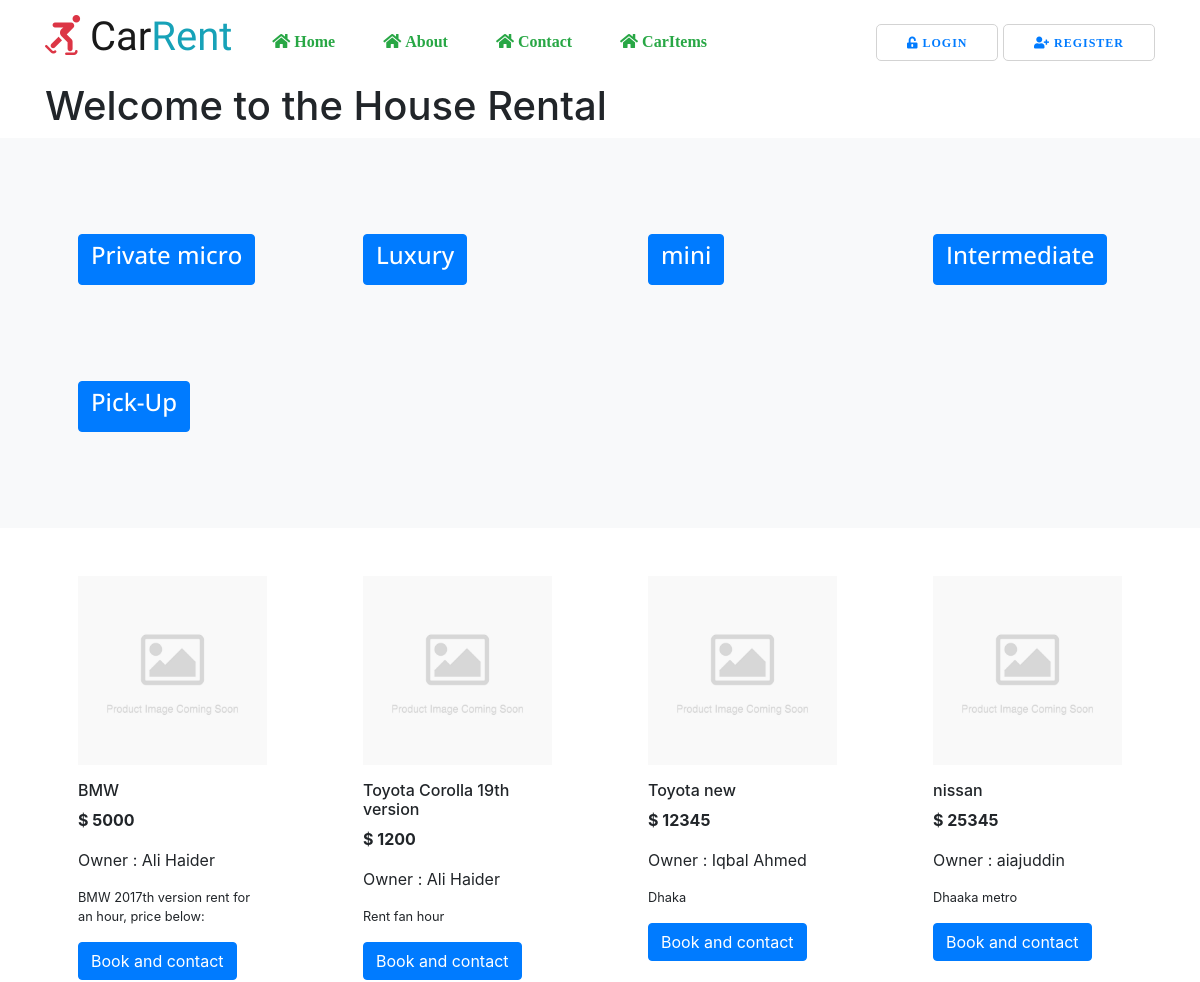
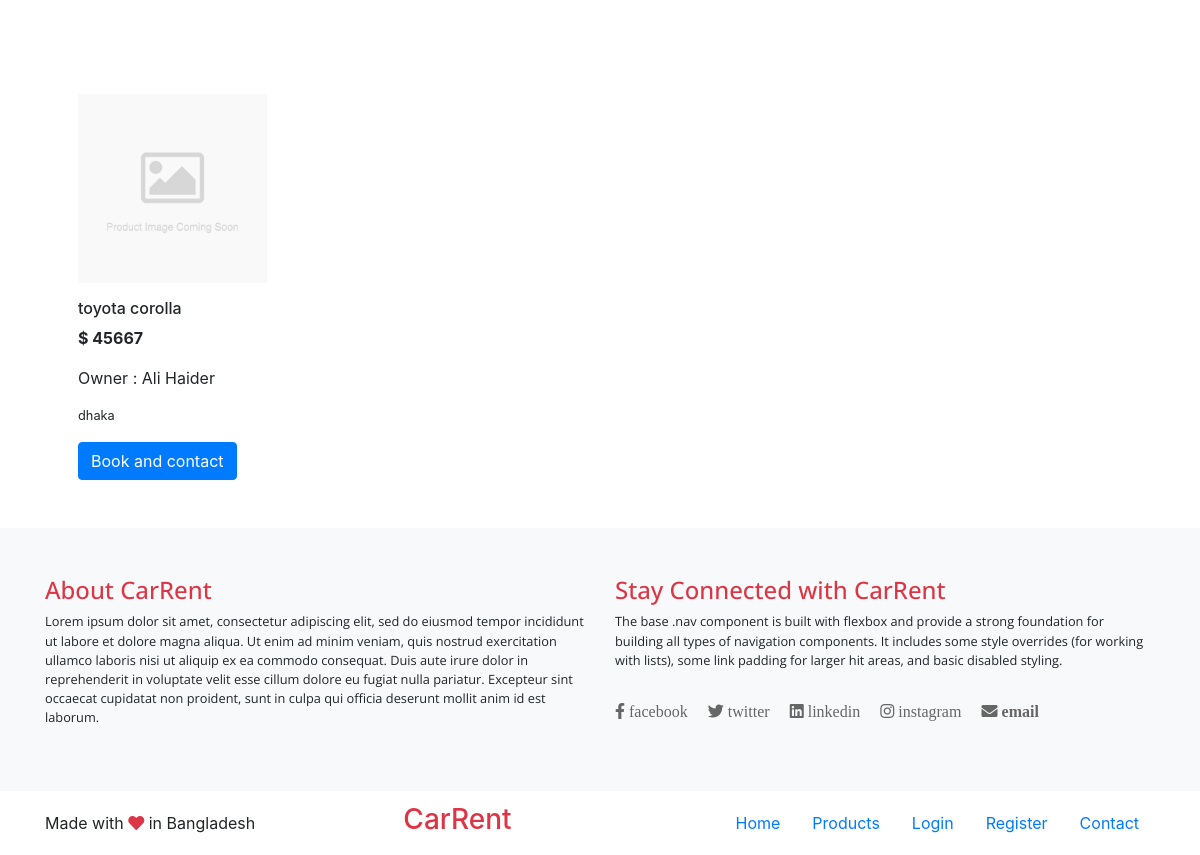
The page /CarItems on the database its author committed (2 pictures, top to bottom).
### database.py (models this page shows, shortened)
class Category(Base):
    __tablename__ = 'categories'
    ID = Column(Integer, primary_key=True, autoincrement=True, nullable=False)
    Name = Column(String(100), nullable=False, unique=True)

class Product(Base):
    __tablename__ = 'products'
    ID = Column(Integer, primary_key=True, autoincrement=True, nullable=False)
    ProductName = Column(String(100), nullable=False, unique=True)
    ProductDescription = Column(String(300), nullable=False)
    Price = Column(Integer, nullable=False)
    Category = Column(String(20), nullable=False)
    Owner = Column(Integer, ForeignKey(Users.ID))
    Users = relationship(Users)
    Date = Column(DateTime, default=datetime.datetime.utcnow)

class Users(Base, UserMixin):
    __tablename__ = 'Users'
    ID = Column(Integer, primary_key=True, autoincrement=True, nullable=False)
    FullName = Column(String(30), nullable=False)
    PhoneNumber = Column(String(15), nullable=False, unique=True)
    UserType = Column(String(10), nullable=False,)
    EmailAddress = Column(String(40), nullable=False, unique=True)
    Password = Column(String(255), nullable=False)
    CreatedDate = Column(DateTime, default=datetime.datetime.utcnow)

### app.py (the view)
@app.route('/CarItems')
def CarItems():
    categories = session.query(Category).all()
    products = session.query(Product).all()
    all_products = []
    for product in products:
        single_product = {}
        print(product.Owner)
        owner = session.query(Users).filter_by(ID=product.Owner).first()
        owner_name = owner.FullName
        print(owner.FullName)
        single_product = {'owner' : owner_name,'product_id' : product.ID,'product_name' : product.ProductName, 'product_description': product.ProductDescription, 'product_price' : product.Price }
        print(single_product)
        all_products.append(single_product)
    return render_template('CarItems.html', categories=categories, all_products=all_products)

### app.py (called while the page is built)
@app.teardown_request
def remove_session(ex=None):
    session.remove()

### templates/CarItems.html
{% extends 'layout.html' %}
{% block content %}
<section>
    <div class="container">
        <div class="row">
            <div class="col-8">
                <h1>Welcome to the House Rental</h1>
            </div>
        </div>
    </div>
</section>
<section class="bg-light py-5 open_sans">
        <div class="container">
            <div class="row">
                {% for category in categories %}
                <div class="col-3 p-5">
                    <a class="btn btn-primary" href="{{ url_for('category_products', category_id=category.ID) }}"><h4>{{ category.Name }}</h4></a>
                </div>
                {% endfor %}
            </div>
        </div>
    </section>
    <section>
        <div class="container">
            <div class="row">
                {% for product in all_products %}
                <div class="col-3 p-5">
                    <img class="img-fluid" src="{{ url_for('static', filename='images/product-placeholder.jpg') }}">
                    <h6 class="mt-3">{{ product['product_name'] }}</h6>
                    <p><b>$ {{ product['product_price'] }}</b></p>
                    <p>Owner : {{ product['owner'] }}</p>
                    <p class="small">{{ product['product_description'] }}</p>
                    {% set product_id = product['product_id'] %}
                    <a class="btn btn-primary" href="{{ url_for('reserve_now', product_id=product['product_id']) }}">Book and contact</a>
                </div>
                {% endfor %}
            </div>
        </div>
    </section>
{% endblock %}

### templates/layout.html (shortened to what this page needs)
<!doctype html>
<html lang="en">
  <head>
    <link rel="stylesheet" href="https://stackpath.bootstrapcdn.com/bootstrap/4.3.1/css/bootstrap.min.css">
    <link rel="stylesheet" href="https://use.fontawesome.com/releases/v5.8.1/css/all.css">    <title>CarRent</title>
    <link rel="stylesheet" href="{{url_for('static', filename='css/style.css')}}">
  </head>
  <body>
    {% include 'navbar.html' %}
    {% block content %}
    {% endblock %}
    {% include 'footer.html' %}
  </body>
</html>

### templates/navbar.html (shortened to what this page needs)
<section class="">
    <nav class="navbar navbar-expand-lg navbar-light">
      <div class="container">
        <a class="navbar-brand" href="{{url_for('home')}}">
          <h1 class="logo"><i class="fas fa-skating text-danger"></i> Car<span class="text-info">Rent</span></h1>
        </a>
        <div class="collapse navbar-collapse " id="navbarText">
          <ul class="navbar-nav mr-auto">
            <li class="nav-item active">
              <a class="nav-link text-success" href="{{url_for('home')}}"><i class="fas fa-home"> Home</i> <span class="sr-only">(current)</span></a>
            </li>
            <li class="nav-item active">
              <a class="nav-link text-success" href="{{url_for('about')}}"><i class="fas fa-home"> About</i> <span class="sr-only">(current)</span></a>
            </li>
            <li class="nav-item active">
              <a class="nav-link text-success" href="{{url_for('contact')}}"><i class="fas fa-home"> Contact</i> <span class="sr-only">(current)</span></a>
            </li>
            <li class="nav-item active">
              <a class="nav-link text-success" href="{{url_for('CarItems')}}"><i class="fas fa-home"> CarItems</i> <span class="sr-only">(current)</span></a>
            </li>
          </ul>
          <span class="navbar-right">
            {% if current_user.is_authenticated %}
              <a href="{{ url_for('dashboard') }}"><i class="fas fa-user-alt"> {{ current_user.FullName }}</i></a>
            {% else %}
              <a class="button_default text-primary" href="{{url_for('login')}}"><i class="fas fa-unlock-alt"> Login</i></a>
              <a class="button_default text-primary" href="{{url_for('register')}}"><i class="fas fa-user-plus"> Register</i></a>
            {% endif %}
          </span>
        </div>
      </div>
    </nav>
</section>

### templates/footer.html
<section class="bg-light py-5 open_sans">
    <div class="container">
        <div class="row">
            <div class="col-6">
                <h4 class="text-danger">About CarRent</h4>
                <p class="small">Lorem ipsum dolor sit amet, consectetur adipiscing elit, sed do eiusmod tempor incididunt ut labore et dolore magna aliqua. Ut enim ad minim veniam, quis nostrud exercitation ullamco laboris nisi ut aliquip ex ea commodo consequat. Duis aute irure dolor in reprehenderit in voluptate velit esse cillum dolore eu fugiat nulla pariatur. Excepteur sint occaecat cupidatat non proident, sunt in culpa qui officia deserunt mollit anim id est laborum.</p>
            </div>
            <div class="col-6">
                <h4 class="text-danger">Stay Connected with CarRent</h4>
                <p class="small">The base .nav component is built with flexbox and provide a strong foundation for building all types of navigation components. It includes some style overrides (for working with lists), some link padding for larger hit areas, and basic disabled styling.</p>
                <div class="row pt-3">
                    <div class="col-12 ">
                        <h6 class="text_gray"><a href="#"><i class="fab fa-facebook-f text_gray"> facebook</i></a>  <a href="#"><i class="fab fa-twitter text_gray pl-3"> twitter</i></a> <a href="#"><i class="fab fa-linkedin text_gray pl-3 "> linkedin</i></a> <a href="#"><i class="fab fa-instagram text_gray pl-3"> instagram</i></a> <a href="#"><i class="fas fa-envelope text_gray pl-3"> email</i></a> </h6>
                    </div>
                </div>
            </div>
        </div>
    </div>
</section>
<section class="py-1">
    <div class="container">
        <div class="row pt-2">
            <div class="col-3">
                <p class="mt-2">Made with <i class="fas fa-heart text-danger"></i> in Bangladesh</p>
            </div>
            <div class="col-3 text-center">
                <h3 class="text-danger">CarRent</h3>
            </div>
            <div class="col-6">
                <ul class="nav float-right">
                  <li class="nav-item">
                    <a class="nav-link active" href="/">Home</a>
                  </li>
                  <li class="nav-item">
                    <a class="nav-link" href="#">Products</a>
                  </li>
                  <li class="nav-item">
                    <a class="nav-link" href="/login">Login</a>
                  </li>
                  <li class="nav-item">
                    <a class="nav-link" href="/register">Register</a>
                  </li>
                  <li class="nav-item">
                    <a class="nav-link" href="/contact">Contact</a>
                  </li>
                </ul>
            </div>
        </div>
    </div>
</section>

### static/css/style.css (style rules this page uses)
.logo { font-family: 'Saira Stencil One', cursive; }
.button_default { padding: 10px 30px; border: 1px solid #d3d3d3; border-radius: 5px; color: #666; text-transform: uppercase; font-size: 12px; letter-spacing: 1px; font-weight: 40px; }
.text_gray { color: #666; }
.open_sans { font-family: 'Open Sans', sans-serif; }
.navbar-expand-lg .navbar-nav .nav-link { padding-right: 1.5rem; padding-left: 1.5rem; }

### rows shown on the page
Category: Name "Private micro"
Category: Name "Luxury"
Category: Name "mini"
Category: Name "Intermediate"
Category: Name "Pick-Up"
Product: product_name "BMW", product_price "5000", product_description "BMW 2017th version rent for an hour, price below:"
Users: owner "Ali Haider" "Ali Haider" "Ali Haider"
Product: product_name "Toyota Corolla 19th version", product_price "1200", product_description "Rent fan hour"
Product: product_name "Toyota new", product_price "12345", product_description "Dhaka"
Users: owner "Iqbal Ahmed"
Product: product_name "nissan", product_price "25345", product_description "Dhaaka metro"
Users: owner "aiajuddin"
Product: product_name "toyota corolla", product_price "45667", product_description "dhaka"
